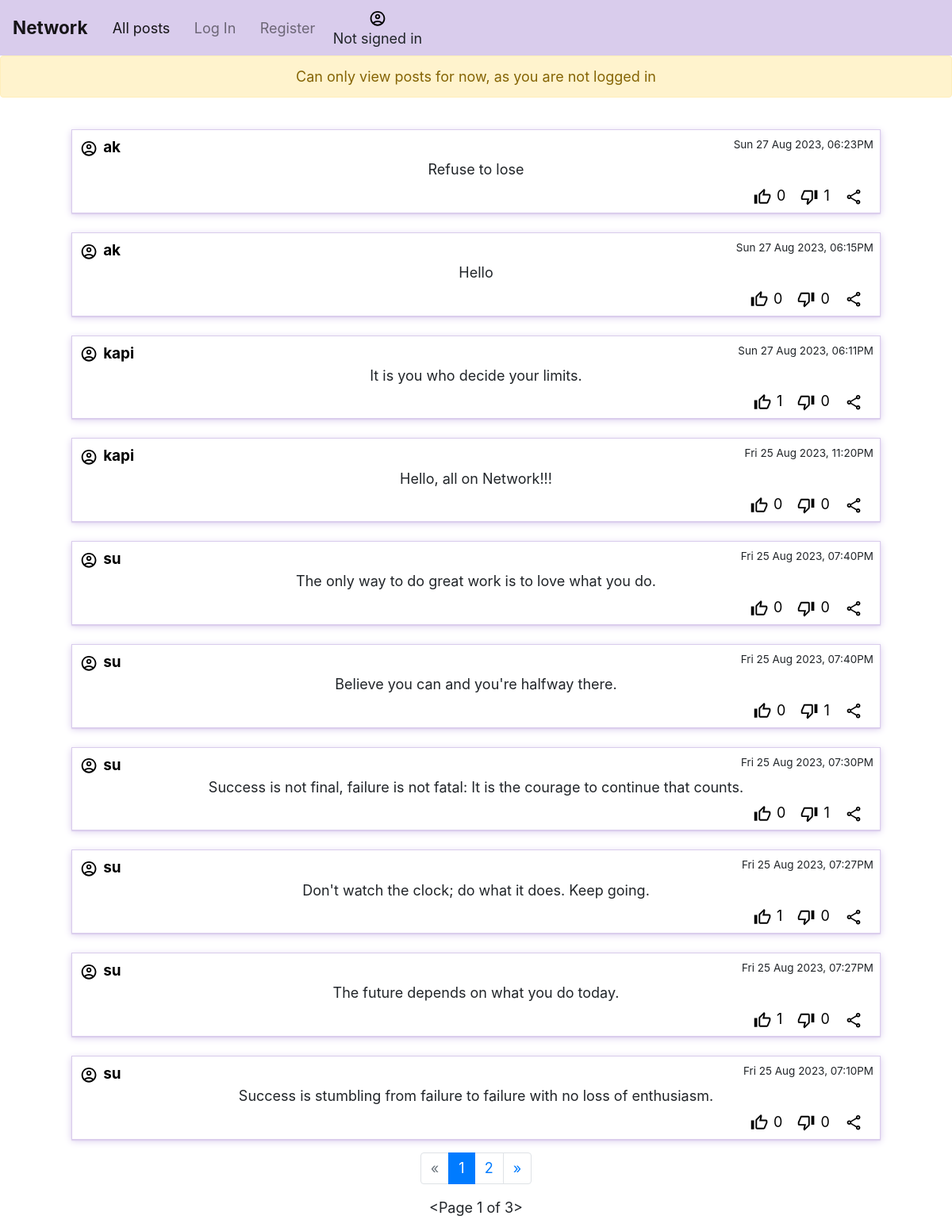
The page / on the database its author committed.
### network/models.py (models this page shows, shortened)
class Posts(models.Model):
    message = models.TextField(max_length=1000)
    poster = models.ForeignKey(User, on_delete=models.CASCADE)
    timestamp = models.CharField(default=datetime.datetime.now().strftime('%a %d %b %Y, %I:%M%p'), max_length=50)
    likesCountForDOM = models.IntegerField(default=0)
    dislikesCountForDOM = models.IntegerField(default=0)
    ShouldLikeButtonDisabledDOM = models.BooleanField(default=False)
    ShouldDisLikeButtonDisabledDOM = models.BooleanField(default=False)
    def getLikeCount(self):
        return self.likesCount.all()

class User(AbstractUser):
    pass

### network/views.py (the view)
# urls.py: path("", views.index, name="index"),
def index(request, pageNum=1):
    allPosts = Posts.objects.all().order_by('-id')
    posts= None
    if allPosts.count() > 0:
        p = Paginator(allPosts, 10)
        if pageNum <= p.num_pages:
            posts = p.page(pageNum)
            for post in posts:
                likesDislikes = post.getLikeCount()
                likes = likesDislikes.filter(likes=True, dislikes=False).count()
                dislikes = likesDislikes.count() - likes
                post.likesCountForDOM = likes
                post.dislikesCountForDOM = dislikes
                if request.user.id:
                    postWhereUserActioned = likesDislikes.filter(user=request.user)
                    if postWhereUserActioned:
                        if postWhereUserActioned.first().likes:
                            post.ShouldDisLikeButtonDisabledDOM = False
                            post.ShouldLikeButtonDisabledDOM = True
                        else:
                            post.ShouldDisLikeButtonDisabledDOM = True
                            post.ShouldLikeButtonDisabledDOM = False
                    else:
                        post.ShouldDisLikeButtonDisabledDOM = False
                        post.ShouldLikeButtonDisabledDOM = False
                else:
                    post.ShouldDisLikeButtonDisabledDOM = True
                    post.ShouldLikeButtonDisabledDOM = True
            return render(request, "network/index.html", {
                "viewer": request.user if request.user.id else None,
                "form": postForm if request.user.id else None,
                "posts": posts,
                "currentPage": pageNum,
                "havePreviousPage": posts.has_previous(),
                "haveNextPage": posts.has_next()
            })
    return render(request, "network/index.html", {
        "viewer": request.user,
        "form": postForm,
        "posts": posts,
    })

### network/templates/network/index.html
{% extends "network/layout.html" %}
{% block body %}
{%if form %}
    <div style="padding: 2vh 0;">
        <form id="newPostForm">
            {% csrf_token %}
            <input type="text" name="messageOfUser" placeholder="Tweet it!">
            <input type="submit" value="post"></input>
        </form>
    </div>
{% else %}
<div class="alert alert-warning" role="alert" style="text-align: center;">
    Can only view posts for now, as you are not logged in
</div>
{% endif %}
{% include "network/posts.html" %}
{% include "network/pageNav.html" %}
{% endblock %}

### network/templates/network/posts.html (shortened to what this page needs)
<div id="postsHolder">
    {% if posts %}
        {% for post in posts%}
                <section class="post" id="post{{post.id}}">
                    <section class="postHeader">
                        <a class="inlineChild" href="{%if viewer%} {% url 'profile' userId=post.poster.id %} {% else %}#{% endif %}">
                            <p class="postPoster">{{post.poster.username}}</p>
                        </a>
                        <p class="postTimeStamp">{{post.timestamp}}</p>
                    </section>
                    <section class="postContent">
                        <p class="postMessage">{{post.message}}</p>
                    </section>
                    <section id="postAction" class="inlineChild" style="float: right;">
                        <section class="inlineChild">
                            <button class="actionButton like" value="like/{{post.id}}" {% if post.ShouldLikeButtonDisabledDOM %}disabled{% endif %}>
                            </button>
                            <p class="likesCountForDOM">{{post.likesCountForDOM}}</p>
                        </section>
                        <section class="inlineChild" >
                            <button class="actionButton dislike" value="dislike/{{post.id}}" {% if post.ShouldDisLikeButtonDisabledDOM %}disabled{% endif %}>
                            </button>
                            <p class="dislikesCountForDOM">{{post.dislikesCountForDOM}}</p>
                        </section>
                        <section style="margin-right: 1vw;">
                            <button class="actionButton" value="share/unavailable">
                            </button>
                        </section>
                    </section>
                </section>
        {% endfor %}
    {% else %}
        <div class="alert alert-warning" role="alert" style="text-align: center;">
            No posts to show
        </div>
    {% endif %}
</div>

### network/static/network/styles.css (style rules this page uses)
* { margin: 0; padding: 0; box-sizing: border-box; }
body { font-size: 18px; }
svg { height: 1.25em; width: 1.45em; }
#postsHolder { width: 100%; display: flex; flex-flow: column; align-items: center; gap: 3vh 0; margin: 2vh 0; }
.post { width: 85%; border: 1px solid #d9ccec; padding: 1vh; min-height: 10vh; box-shadow: rgba(217, 204, 236, 255) 0px 0.0625em 0.0625em, rgba(217, 204, 236, 255) 0px 0.125em 0.5em, rgba(255, 255, 255, 0.1) 0px 0px 0px 1px inset; }
.post p { margin-bottom: 0.3em; }
.postHeader { display: flex; justify-content: space-between; }
.postTimeStamp { font-size: 0.75em; }
.postPoster { font-size: 1.05em; font-weight: bold; }
.postMessage { text-align: center; padding: 0 5vw; }
.inlineChild > * { display: inline; color: black; }
.inlineChild > p { margin-right: 1vw; }
#postAction button { background-color: unset; border: unset; }

### rows shown on the page
Posts: poster.username "ak", timestamp "Sun 27 Aug 2023, 06:23PM", message "Refuse to lose", likesCountForDOM "0", dislikesCountForDOM "1"
Posts: poster.username "ak", timestamp "Sun 27 Aug 2023, 06:15PM", message "Hello", likesCountForDOM "0", dislikesCountForDOM "0"
Posts: poster.username "kapi", timestamp "Sun 27 Aug 2023, 06:11PM", message "It is you who decide your limits.", likesCountForDOM "1", dislikesCountForDOM "0"
Posts: poster.username "kapi", timestamp "Fri 25 Aug 2023, 11:20PM", message "Hello, all on Network!!!", likesCountForDOM "0", dislikesCountForDOM "0"
Posts: poster.username "su", timestamp "Fri 25 Aug 2023, 07:40PM", message "The only way to do great work is to love what you do.", likesCountForDOM "0", dislikesCountForDOM "0"
Posts: poster.username "su", timestamp "Fri 25 Aug 2023, 07:40PM", message "Believe you can and you're halfway there.", likesCountForDOM "0", dislikesCountForDOM "1"
Posts: poster.username "su", timestamp "Fri 25 Aug 2023, 07:30PM", message "Success is not final, failure is not fatal: It is the courage to continue that counts.", likesCountForDOM "0", dislikesCountForDOM "1"
Posts: poster.username "su", timestamp "Fri 25 Aug 2023, 07:27PM", message "Don't watch the clock; do what it does. Keep going.", likesCountForDOM "1", dislikesCountForDOM "0"
Posts: poster.username "su", timestamp "Fri 25 Aug 2023, 07:27PM", message "The future depends on what you do today.", likesCountForDOM "1", dislikesCountForDOM "0"
Posts: poster.username "su", timestamp "Fri 25 Aug 2023, 07:10PM", message "Success is stumbling from failure to failure with no loss of enthusiasm.", likesCountForDOM "0", dislikesCountForDOM "0"

### other values the page prints
{{ currentPage }} "1"
{{ posts.next_page_number }} "2"
{{ posts }} "<Page 1 of 3>"
